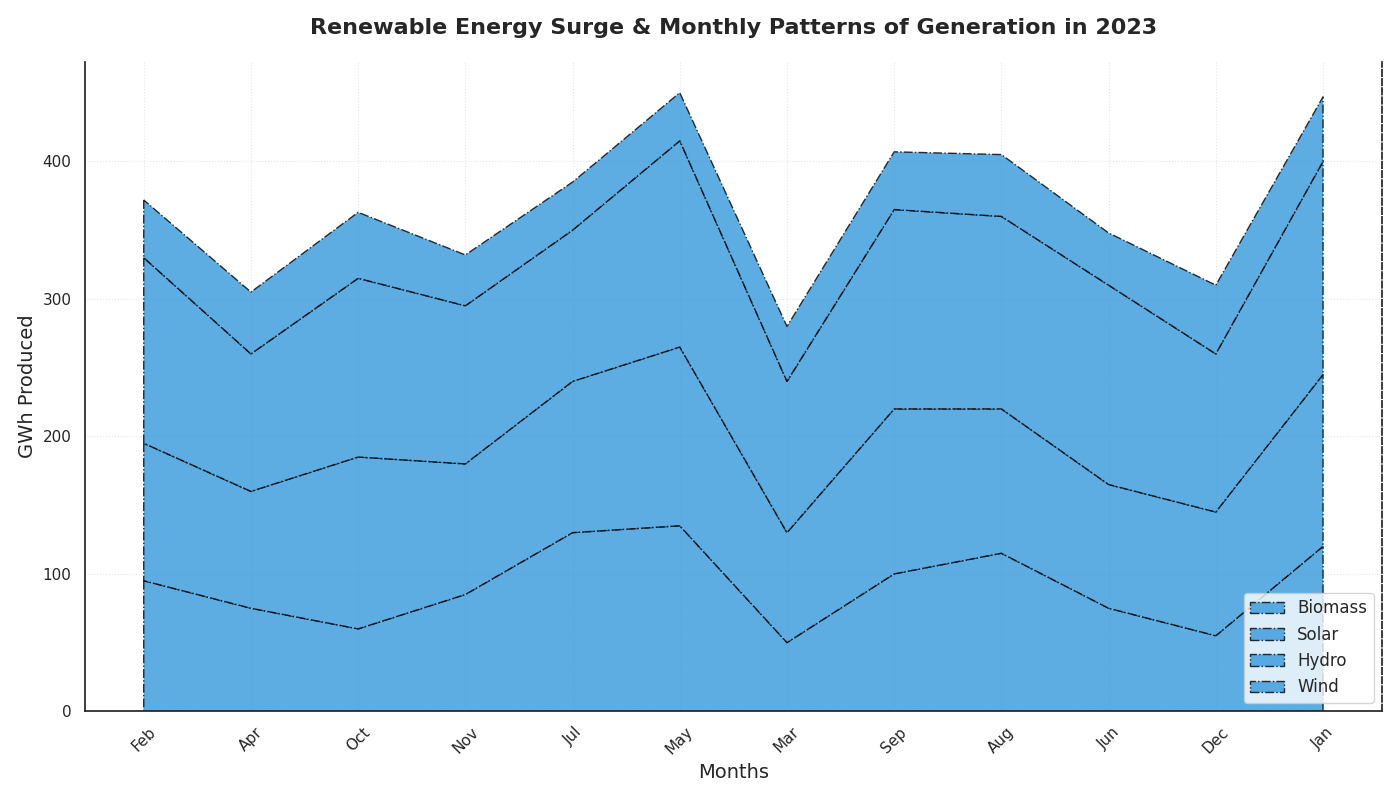

This figure's Python source:
import matplotlib.pyplot as plt
import numpy as np

months = np.array([
    'Feb', 'Apr', 'Oct', 'Nov', 'Jul', 'May',
    'Mar', 'Sep', 'Aug', 'Jun', 'Dec', 'Jan'
])

# Manually altered energy data while preserving dimensional structure
solar_energy = np.array([95, 75, 60, 85, 130, 135, 50, 100, 115, 75, 55, 120])
wind_energy = np.array([100, 85, 125, 95, 110, 130, 80, 120, 105, 90, 90, 125])
hydro_energy = np.array([135, 100, 130, 115, 110, 150, 110, 145, 140, 145, 115, 155])
biomass_energy = np.array([42, 45, 48, 37, 35, 35, 40, 42, 45, 38, 50, 47])

energy_data = np.vstack([solar_energy, wind_energy, hydro_energy, biomass_energy])

plt.figure(figsize=(14, 8))

# Maintain consistent single color for all groups
plt.stackplot(months, energy_data, labels=['Biomass', 'Solar', 'Hydro', 'Wind'],
              colors=['#3498db'], alpha=0.8, edgecolor='black', linestyle='-.')

plt.title('Renewable Energy Surge & Monthly Patterns of Generation in 2023',
          fontsize=16, fontweight='bold', pad=20)
plt.xlabel('Months', fontsize=14)
plt.ylabel('GWh Produced', fontsize=14)

plt.xticks(rotation=45)

plt.legend(loc='lower right', fontsize=12, frameon=True)

plt.grid(alpha=0.5, linestyle=':', linewidth=0.8)

plt.gca().spines['top'].set_visible(False)
plt.gca().spines['right'].set_linestyle('--')

plt.tight_layout()

plt.show()
